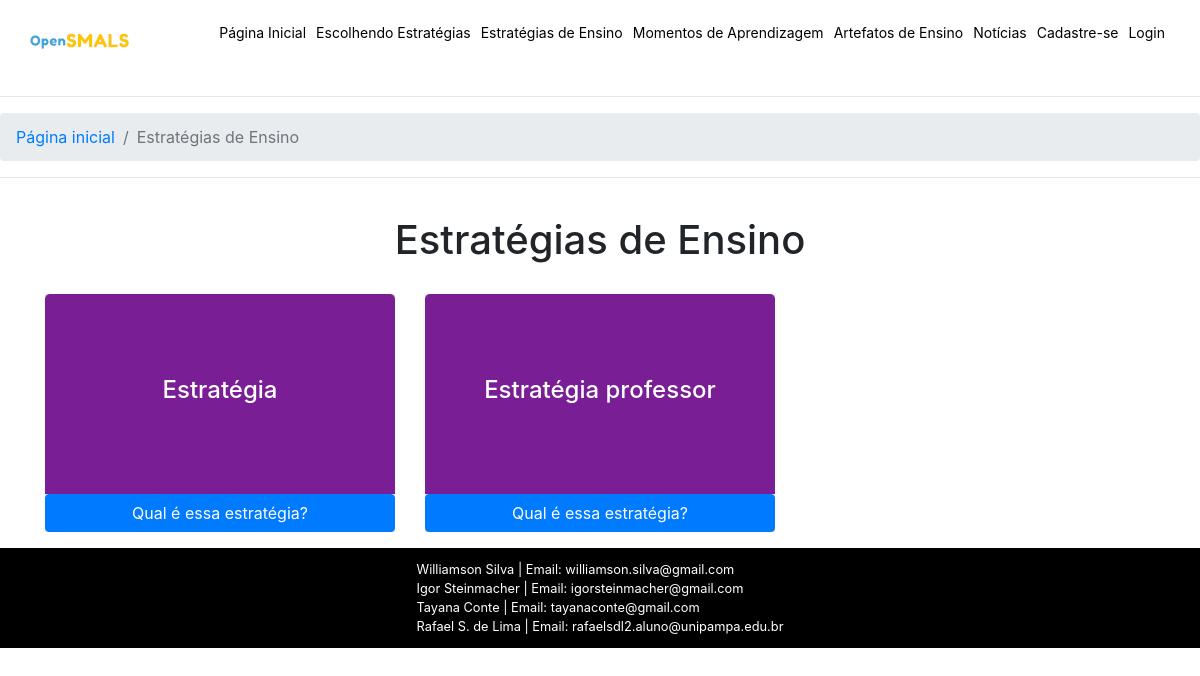
Before: /escolhendoEstrategia.php with the older database file.
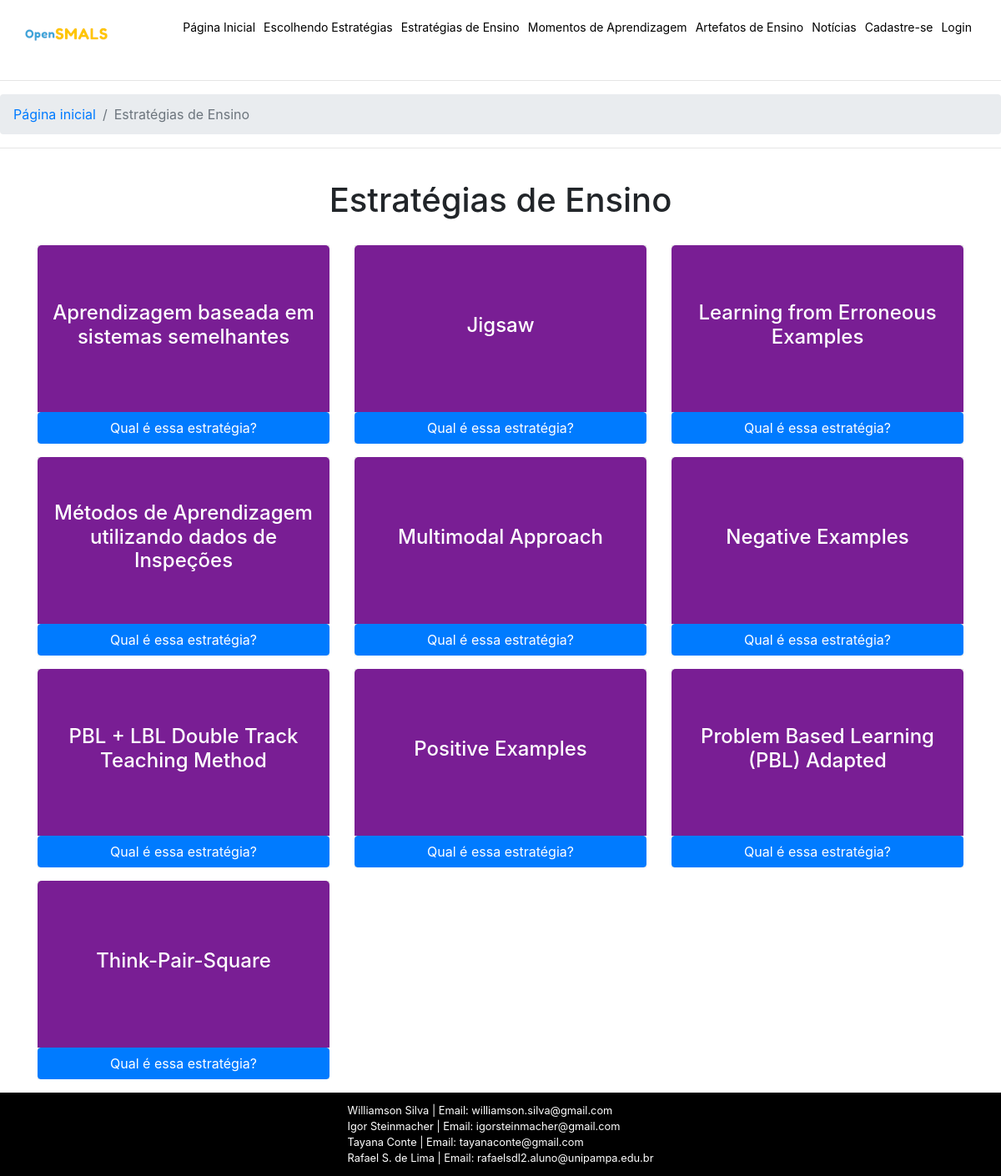
After: the same page with the newer database file.
### tables this page shows
CREATE TABLE `tb_estrategias` (
  `cod` int(11) NOT NULL,
  `nome` varchar(100) NOT NULL,
  `qual_estrategia` text NOT NULL,
  `principais_ganhos` text NOT NULL,
  `organizar_alunos` text NOT NULL,
  `etapas` text NOT NULL,
  `implementar_estrutura` text NOT NULL,
  `artigos` text NOT NULL,
  `classificacao` text NOT NULL,
  `referencias` text NOT NULL,
  `status_estrategia` int(11) DEFAULT NULL,
  `cod_usuario` int(11) DEFAULT NULL,
  `preRequisito` text NOT NULL,
  `comentario` text DEFAULT NULL
);

### conexao.php (called while the page is built, shortened)
<?php
class Conexao{
	private $host = 'localhost';
	private $bandoDados = 'opensmals';
	private $user = 'root';
	private $pass = '';
	public function conectar(){
		try{
			$bd = new PDO(
				"mysql:host=$this->host;dbname=$this->bandoDados",
				"$this->user",
				"$this->pass"
			);
			return $bd;
		} catch(PDOException $e){
			echo "erro ao conectar ao banco de dados".$e->getMessage();
		}
	}
}
?>

### dao/EstrategiaDaoMysql.php (called while the page is built, shortened)
<?php
require_once("class/Estrategia.php");
class EstrategiaDaoMysql implements EstrategiaDAO{
    private $conn;
    public function __construct(Conexao $conn){
        $this->conn = $conn->conectar();
    }
    public function findEscolhendoEstrategia(){
        $array = array();
        $sql = $this->conn->query("SELECT cod, nome, qual_estrategia FROM tb_estrategias");
        if($sql->rowCount() > 0){
            $dados = $sql->fetchAll();
            foreach($dados as $item){
                $ex = new Estrategia();
                $ex->setCod($item['cod']);
                $ex->setNome($item['nome']);
                $ex->setQualEstrategia($item['qual_estrategia']);
                $array[] = $ex;
            }
        }
        return $array;
    }
}
?>

### class/Estrategia.php (called while the page is built, shortened)
<?php
class Estrategia {
    private $cod;
    private $nome;
    public function setCod($cod){
        $this->cod = $cod;
    }
    public function getCod(){
        return $this->cod;
    }
    public function setNome($x){
        $this->nome = $x;
    }
    public function getNome(){
        return $this->nome;
    }
}
?>

### escolhendoEstrategia.php (the view, shortened to what this page needs)
<!DOCTYPE html>
<html lang="en">
<head>
     <link rel="stylesheet" href="https://stackpath.bootstrapcdn.com/bootstrap/4.1.3/css/bootstrap.min.css">
     <link rel="stylesheet" href="assets/css/style.css">
     <link rel="stylesheet" href="assets/css/escolhendoEstrategia.css">
     <link rel="stylesheet" href="https://use.fontawesome.com/releases/v5.15.4/css/all.css">
    <link rel="stylesheet" href="assets/css/style.css">
</head>
<body>
    <?php
        require('pages/header.php');
        $escolhendoE = $estrategiaDao->findEscolhendoEstrategia();
    ?>
    <hr>
    <nav aria-label="breadcrumb">
        <ol class="breadcrumb">
          <li class="breadcrumb-item"><a href="index.php">Página inicial</a></li>
          <li class="breadcrumb-item active" aria-current="page">Estratégias de Ensino</li>
        </ol>
     </nav>
     <hr>
        <div class="estrategiaTopo container-fluid">
            <div class="areaInterna">
                <h1>Estratégias de Ensino</h1>
            </div>
        </div>
     <div class="container" id="escolhendoEstrategia">
        <div class="row">
            <?php foreach($escolhendoE as $estrategia): ?>
            <div class="col-sm-4">
                    <div class="item">
                        <div class="topo" style=" background-color: #791e94;">
                            <h3><?= $estrategia->getNome();?></h3>
                        </div>
                        <div class="conteudo">
                            <p>
                                <a class="btn btn-primary btn-block" data-toggle="collapse" href="#aprendizagemSemelhantes<?=$estrategia->getCod();?>" role="button" aria-expanded="false" aria-controls="collapseExample">
                                    Qual é essa estratégia?
                                </a>
                              </p>
                        </div>
                    </div>
                </div>
                <?php endforeach?>
            </div>
        </div>
     <?php
      require('pages/footer.php')
    ?>
</body>
</html>

### pages/header.php (shortened to what this page needs)
<?php
require("conexao.php");
require("dao/EstrategiaDaoMysql.php");
$conexao = new Conexao();
$estrategiaDao = new EstrategiaDaoMysql($conexao);
?>
<header class="container-fluid">
    <div class="container-fluid">
        <div class="header">
            <div class="logo">
                <img src="assets/img/huge.png" alt="OpenSMALs">
            </div>
            <div class="menu">
                <ul>
                  <li><a href="index.php">Página Inicial</a></li>
                  <li><a href="estrategias.php">Escolhendo Estratégias</a></li>
                  <li>
                    <div class="dropdown">
                      <button class="dropbtn"><a href="escolhendoEstrategia.php">Estratégias de Ensino</a></button>
                    </div>
                  </li>
                  <li><a href="momentosAprendizagem.php">Momentos de Aprendizagem</a></li>
                  <li><a href="artefatosEnsino.php">Artefatos de Ensino</a></li>
                  <li><a href="noticias.php">Notícias</a></li>
                  <?php if(isset($_SESSION['email']) && !empty($_SESSION['email'])):?>
                      <li><a href="minha-area.php">Minha área</a></li>
                      <li><a href="sair.php">sair</a></li>
                  <?php else: ?>
                      <li><a href="cadastro.php">Cadastre-se</a></li>
                      <li><a href="login.php">Login</a></li>
                  <?php endif ?>
                </ul>
            </div>
        </div>
    </div>
</header>

### pages/footer.php
<footer>
    Williamson Silva | Email: williamson.silva@gmail.com<br>
    Igor Steinmacher | Email: igorsteinmacher@gmail.com<br>
    Tayana Conte | Email: tayanaconte@gmail.com<br>
    Rafael S. de Lima | Email: rafaelsdl2.aluno@unipampa.edu.br
</footer>

### assets/css/style.css (style rules this page uses)
body { margin: 0; padding: 0; }
.header { display: flex; justify-content: space-between; height: 80px; }
.header .logo { display: flex; align-items: center; }
.header .logo img { width: 100px; }
.menu { display: flex; align-items: center; font-size: 12px; }
.menu ul { display: flex; list-style: none; }
.menu a { padding: 5px; text-decoration: none; color: black; font-size: 14px; }
.dropbtn { background-color: #fff; border: none; cursor: pointer; padding: 0; }
.dropdown { position: relative; display: inline-block; }
footer { background-color: black; display: flex; color: #fff; justify-content: center; align-items: center; font-size: 0.8em; height: 100px; }
.areaInterna { height: 100px; display: flex; justify-content: center; align-items: center; }

### assets/css/escolhendoEstrategia.css (style rules this page uses)
#escolhendoEstrategia .item .topo { border-top-left-radius: 5px; border-top-right-radius: 5px; padding: 5px; height: 200px; display: flex; align-items: center; justify-content: center; }
#escolhendoEstrategia .item .topo h3 { font-size: 1.5rem; color: #fff; text-align: center; }
#escolhendoEstrategia .item { background-color: #e5e5e5; }

Changed rows visible on the page:
removed tb_estrategias: nome "Estratégia"
removed tb_estrategias: nome "Estratégia professor"
added tb_estrategias: nome "Aprendizagem baseada em sistemas semelhantes"
added tb_estrategias: nome "Jigsaw"
added tb_estrategias: nome "Learning from Erroneous Examples"
added tb_estrategias: nome "Métodos de Aprendizagem utilizando dados de Inspeções"
added tb_estrategias: nome "Multimodal Approach"
added tb_estrategias: nome "Negative Examples"
added tb_estrategias: nome "PBL + LBL Double Track Teaching Method"
added tb_estrategias: nome "Positive Examples"
added tb_estrategias: nome "Problem Based Learning (PBL) Adapted"
added tb_estrategias: nome "Think-Pair-Square"
